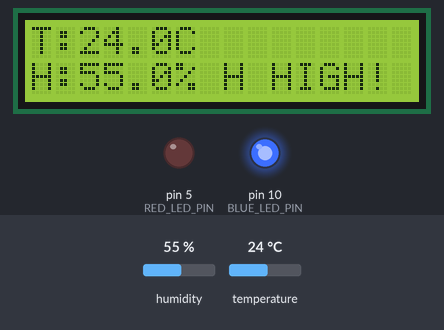
Bench run of a sketch on a simulated Arduino Uno, built with avr-gcc and run on an emulated ATmega328P. Shown: 16×2 character LCD, output pins drawn as LEDs (lit = HIGH). The test bench sets the inputs (shaded band); at power-on: temperature 24 °C, humidity 55 %.

Above: at 2.6 s.
2.7 s: temperature set to 25.4 °C
At 4.7 s:
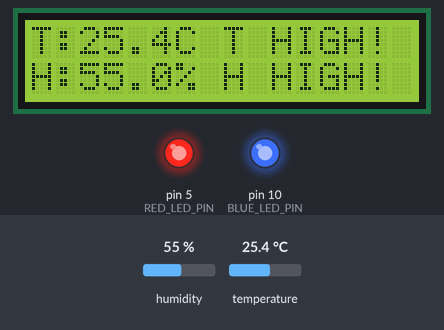
5.7 s: humidity set to 52 %
At 6.6 s:
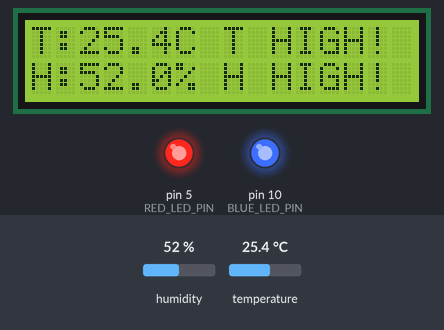
8.7 s: humidity set to 49 %
At 10.4 s:
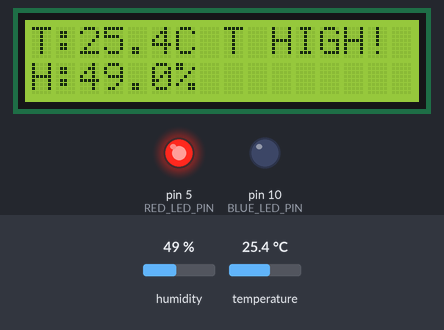
11.7 s: temperature set to 12 °C
At 13.5 s:
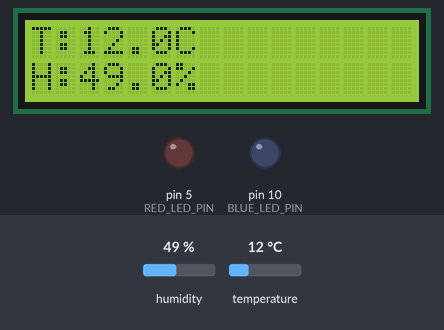
Timing chart, 0 to 15.0 s (numbered marks = the images above; inputs shaded):
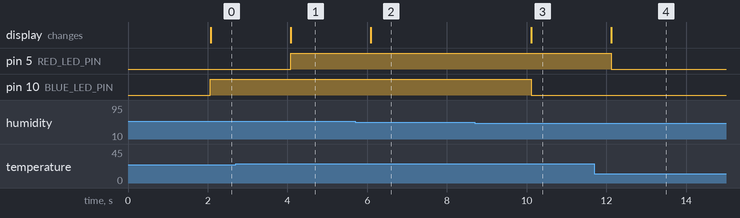

Measured:
- the behaviour switches between 25 and 25.1 °C on temperature (found by bisection; images 0 and 1)
- the behaviour switches between 51 and 50 % on humidity (found by bisection; images 2 and 3)
- after the input at 2.7 s, pin 5 (RED_LED_PIN): LOW → HIGH after 1.4 s; the display: changes after 1.4 s (image 1)
- after the input at 5.7 s, the display: changes after 0.39 s (image 2)
- after the input at 8.7 s, pin 10 (BLUE_LED_PIN): HIGH → LOW after 1.4 s; the display: changes after 1.4 s (image 3)
- after the input at 11.7 s, pin 5 (RED_LED_PIN): HIGH → LOW after 0.42 s; the display: changes after 0.42 s (image 4)

The sketch:

Lab3_Task2.ino
```cpp
#include <LiquidCrystal.h>
#include <DHT.h>

const int DHT_PIN = 4;
const int RED_LED_PIN = 5;
const int BLUE_LED_PIN = 10;

const float TEMP_LIMIT = 25.0;
const float HUM_LIMIT = 50.0;

DHT dht(DHT_PIN, DHT22);
LiquidCrystal lcd(12, 11, 9, 8, 7, 6);

void setup() {
  pinMode(RED_LED_PIN, OUTPUT);
  pinMode(BLUE_LED_PIN, OUTPUT);
  lcd.begin(16, 2);
  dht.begin();
}

void loop() {
  delay(2000);

  float humidity = dht.readHumidity();
  float temperature = dht.readTemperature();

  if (isnan(humidity) || isnan(temperature)) {
    lcd.clear();
    lcd.print("Read error");
    return;
  }

  bool tempHigh = temperature > TEMP_LIMIT;
  bool humHigh = humidity > HUM_LIMIT;

  digitalWrite(RED_LED_PIN, tempHigh);
  digitalWrite(BLUE_LED_PIN, humHigh);

  lcd.setCursor(0, 0);
  lcd.print("T:");
  lcd.print(temperature, 1);
  lcd.print("C ");
  lcd.print(tempHigh ? "T HIGH! " : "        ");

  lcd.setCursor(0, 1);
  lcd.print("H:");
  lcd.print(humidity, 1);
  lcd.print("% ");
  lcd.print(humHigh ? "H HIGH! " : "        ");
}
```
